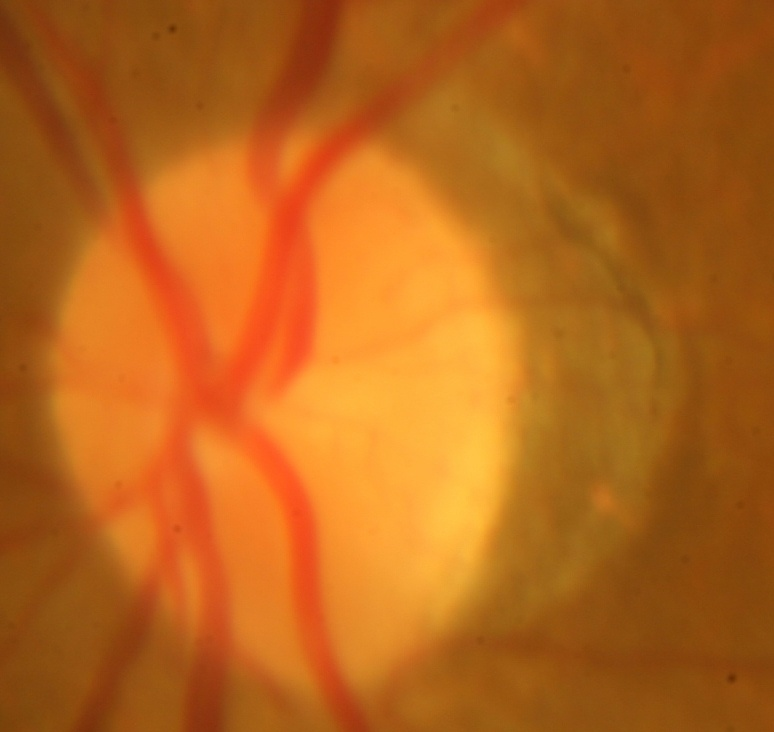
#> input picture Input.jpeg, 774 x 732 px, found by its file name
$ python flat_hist.py
#> lines starting #> are read from the running program, lines starting #| are printed output that depends on the picture
# -*- coding: utf-8 -*-
"""
Created on Fri Jun  9 11:41:18 2017

@author: chetan
"""
from matplotlib import pyplot as plt
import numpy as np
import cv2

# grab the image channels, initialize the tuple of colors,
# the figure and the flattened feature vector

image = cv2.imread('input.jpeg')
#> image is the input picture: shape (732, 774, 3); mean B, G, R 26.9, 100.9, 182.8
cv2.imshow("image", image)
chans = cv2.split(image)
colors = ("b", "g", "r")
plt.figure()
plt.title("'Flattened' Color Histogram")
plt.xlabel("Bins")
plt.ylabel("# of Pixels")
features = []

# loop over the image channels
for (chan, color) in zip(chans, colors):
	# create a histogram for the current channel and
	# concatenate the resulting histograms for each
	# channel
	hist = cv2.calcHist([chan], [0], None, [256], [0, 256])
	features.extend(hist)

	# plot the histogram
	plt.plot(hist, color = color)
	plt.xlim([0, 256])
#> this loop made 3 passes
#> color on passes 1 to 3: 'b', 'g', 'r'
#> after the loop, features = 768 items, first 6: [16], [7], [7], [6], [5], [13]

# here we are simply showing the dimensionality of the
# flattened color histogram 256 bins for each channel
# x 3 channels = 768 total values -- in practice, we would
# normally not use 256 bins for each channel, a choice
# between 32-96 bins are normally used, but this tends
# to be application dependent
print ("flattened feature vector size: %d" % (np.array(features).flatten().shape))
#| flattened feature vector size: 768
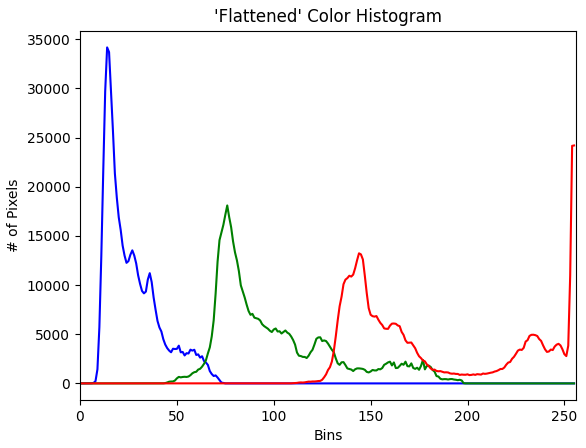
#> figure drawn by matplotlib, 1 panel; curve peaks at x = 14, y = 34162; curve peaks at x = 76, y = 18094; curve peaks at x = 255, y = 24191
